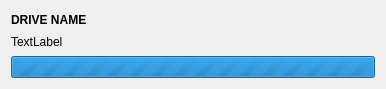
<?xml version="1.0" encoding="UTF-8"?>
<ui version="4.0">
 <class>BurnJobProgress</class>
 <widget class="QWidget" name="BurnJobProgress">
  <property name="geometry">
   <rect>
    <x>0</x>
    <y>0</y>
    <width>386</width>
    <height>89</height>
   </rect>
  </property>
  <property name="windowTitle">
   <string notr="true">Form</string>
  </property>
  <layout class="QVBoxLayout" name="verticalLayout">
   <item>
    <widget class="QLabel" name="titleLabel">
     <property name="font">
      <font>
       <weight>75</weight>
       <bold>true</bold>
      </font>
     </property>
     <property name="text">
      <string notr="true">DRIVE NAME</string>
     </property>
    </widget>
   </item>
   <item>
    <widget class="QLabel" name="statusLabel">
     <property name="text">
      <string notr="true">TextLabel</string>
     </property>
     <property name="wordWrap">
      <bool>true</bool>
     </property>
    </widget>
   </item>
   <item>
    <widget class="QProgressBar" name="progressBar">
     <property name="maximum">
      <number>0</number>
     </property>
     <property name="value">
      <number>-1</number>
     </property>
    </widget>
   </item>
  </layout>
 </widget>
 <resources/>
 <connections/>
</ui>
